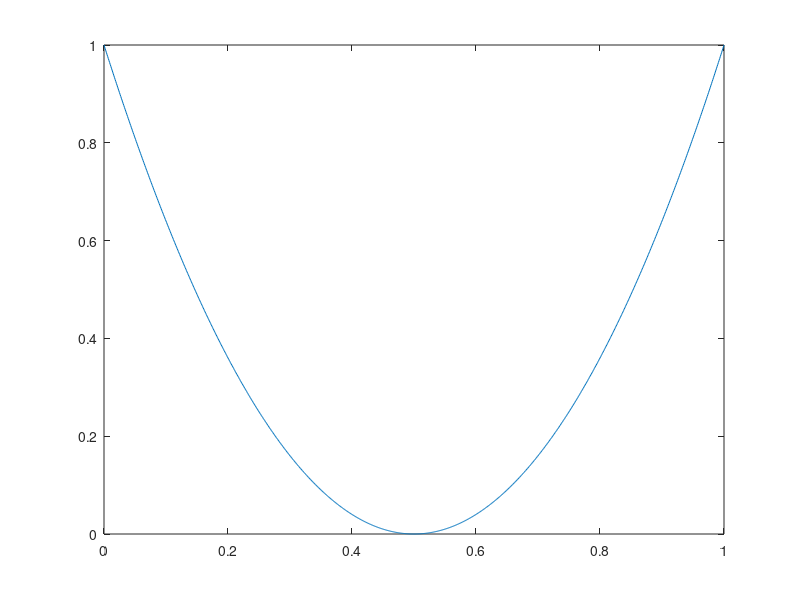

MATLAB code to generate this figure: (Note: this script raises an error after producing the figure.)
clear
close all
clc

n = 21;

f = '((x-0.5)./0.5).^2';
f = inline(f);
x = linspace(0,1,n+1);
x = x(1:n);
F = f;
f = f(x);



X = 0:0.001:1;
%X = x;

a0 = plot(X,F(X));
hold on
N = length(X);
A = zeros(1,N);
[C,A] = myDFT(f,X);
A = real(A);
a1 = plot(X(1:end-1),A(1:end-1));

M0 = "Original function";
M1 = "Approximation";
legend([a0,a1], [M0,M1]);